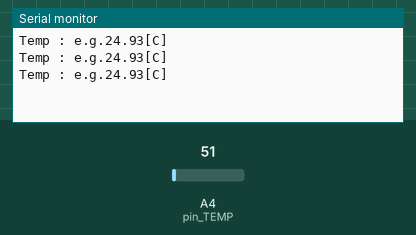
The sketch below on a simulated Arduino Uno, built with avr-gcc and run on an emulated ATmega328P. Parts: the last lines printed to the serial monitor. The inputs (shaded band) are chosen by the test bench; at power-on: A4 (pin_TEMP) = 51.

Above: at 1.3 s.
1.4 s: A4 (pin_TEMP) set to 61
At 1.9 s:
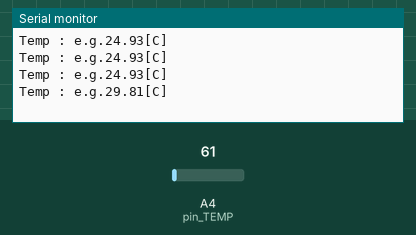
2.9 s: A4 (pin_TEMP) set to 71
At 3.4 s:
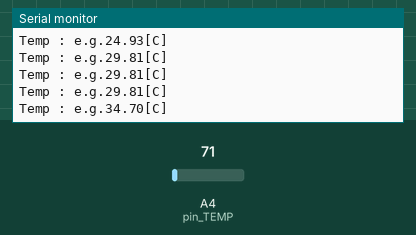
Timing chart, 0 to 5.9 s (numbered marks = the images above; inputs shaded):
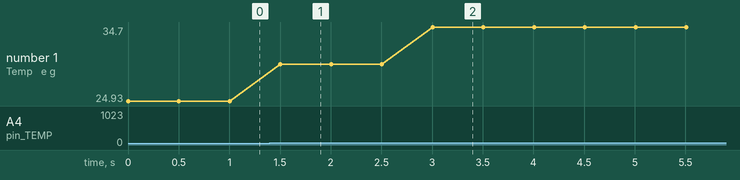

The sketch:

10week-misson3.ino
```cpp
int pin_TEMP = A4;
void setup() {
  // put your setup code here, to run once:
  Serial.begin(115200);
  pinMode(pin_TEMP, INPUT);
}

void loop() {
  // put your main code here, to run repeatedly:
  uint16_t ADC_data = 0;
  ADC_data = analogRead(pin_TEMP);
  double Temp;
  Temp = ADC_data * 5.0 * 100.0 / 1023.0;
  Serial.print("Temp : e.g.");
  Serial.print(Temp);
  Serial.println("[C]");
  delay(500);
}
```

Measured:
- after the input at 1.4 s, the serial monitor: prints a new line after 0.10 s (image 1)
- after the input at 2.9 s, the serial monitor: prints a new line after 0.10 s (image 2)
- plotted number 1: 24.93 → 29.81 after the input at 1.4 s, 29.81 → 34.7 after the input at 2.9 s
